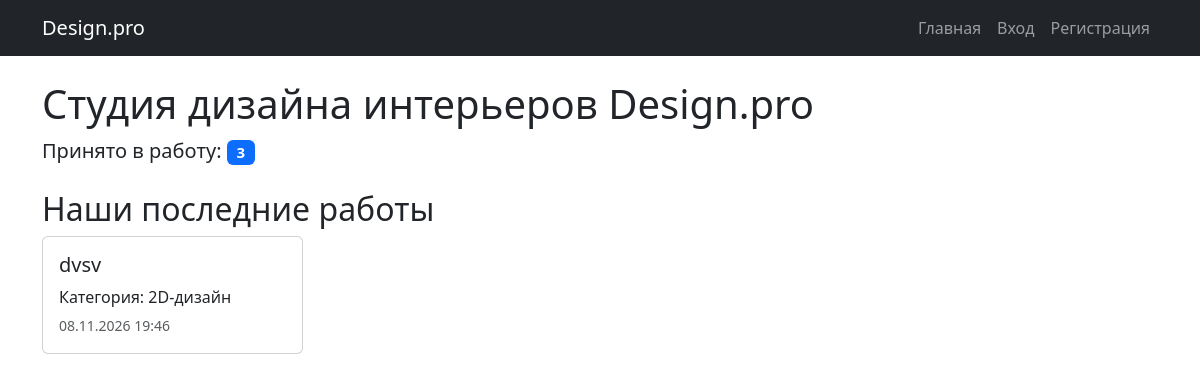
/, run on an earlier commit of the app's database.
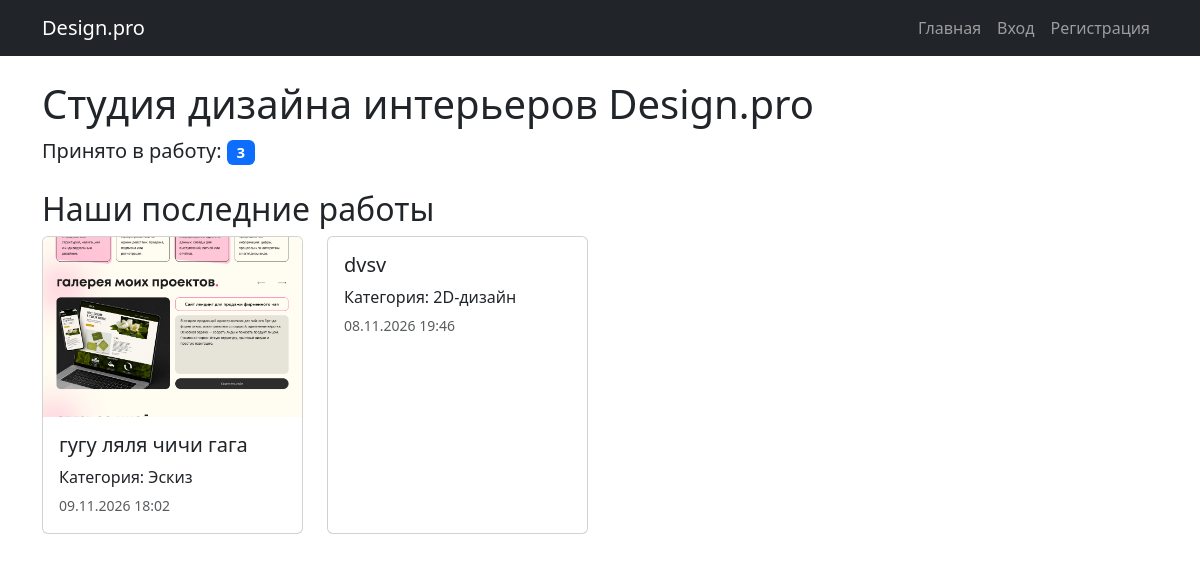
And on a later commit of the database.
### main/models.py (models this page shows, shortened)
class Application(models.Model):
    STATUS_CHOICES = [
        ('new', 'Новая'),
        ('in_work', 'Принято в работу'),
        ('done', 'Выполнено'),
    ]
    user = models.ForeignKey(User, on_delete=models.CASCADE, verbose_name='Автор')
    title = models.CharField('Название', max_length=200)
    description = models.TextField('Описание')
    category = models.ForeignKey(Category, on_delete=models.CASCADE, verbose_name='Категория')#как по тз, - категория => - заявки
    image = models.ImageField('Фото/план помещения', upload_to='applications/')
    status = models.CharField('Статус', max_length=10, choices=STATUS_CHOICES, default='new')
    created_at = models.DateTimeField('Дата создания', auto_now_add=True)# ставится сама, оно умное:)
    comment = models.TextField('Комментарий', blank=True)# для "Принято в работу"
    design_image = models.ImageField('Изображение дизайна', upload_to='designs/',
                                     blank=True, null=True)# для "Выполнено"
    class Meta:
        ordering = ['-created_at']# новые заявки сверху(перевернутая сортировка)
        verbose_name = 'Заявка'
        verbose_name_plural = 'Заявки'

class Category(models.Model):
    name = models.CharField('Название', max_length=100, unique=True)
    class Meta:
        verbose_name = 'Категория'
        verbose_name_plural = 'Категории'

### main/views.py (the view)
# urls.py: path('', views.index, name='index'),
def index(request):
    done_apps = Application.objects.filter(status='done').order_by('-created_at')[:4]
    in_work_count = Application.objects.filter(status='in_work').count()
    return render(request, 'main/index.html', {
        'done_apps': done_apps,
        'in_work_count': in_work_count,
    })

### main/templates/main/index.html (shortened to what this page needs)
{% extends "main/base.html" %}
{% block content %}
<h1>Студия дизайна интерьеров Design.pro</h1>
<p class="lead">Принято в работу: <span class="badge bg-primary">{{ in_work_count }}</span></p>
<h2 class="mt-4">Наши последние работы</h2>
<div class="row">
  {% for app in done_apps %}
    <div class="col-md-3 mb-3">
      <div class="card h-100">
        {% if app.design_image %}
          <img src="{{ app.design_image.url }}" class="card-img-top" alt="{{ app.title }}">
        {% endif %}
        <div class="card-body">
          <h5 class="card-title">{{ app.title }}</h5>
          <p class="card-text mb-1">Категория: {{ app.category.name }}</p>
          <small class="text-muted">{{ app.created_at|date:"d.m.Y H:i" }}</small>
        </div>
      </div>
    </div>
  {% empty %}
    <p>Пока нет выполненных работ.</p>
  {% endfor %}
</div>
{% endblock %}

What changed in the data, as far as the page shows it:
now on this page (row edited): Application: design_image (picture), title "гугу ляля чичи гага", category.name "Эскиз", created_at "09.11.2026 18:02"
